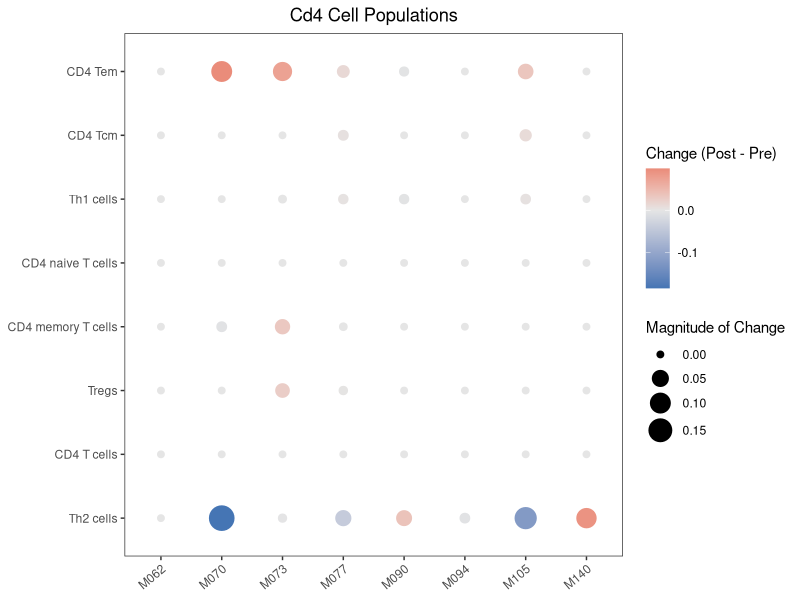
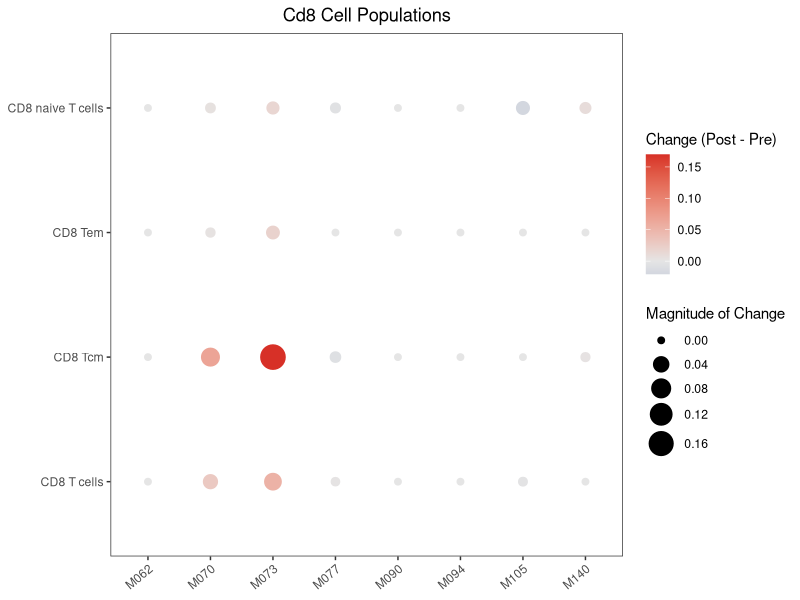
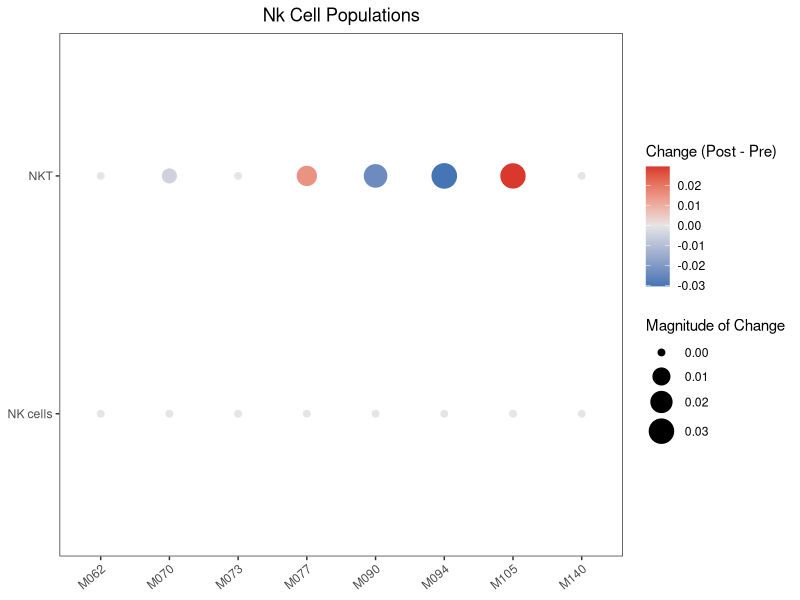
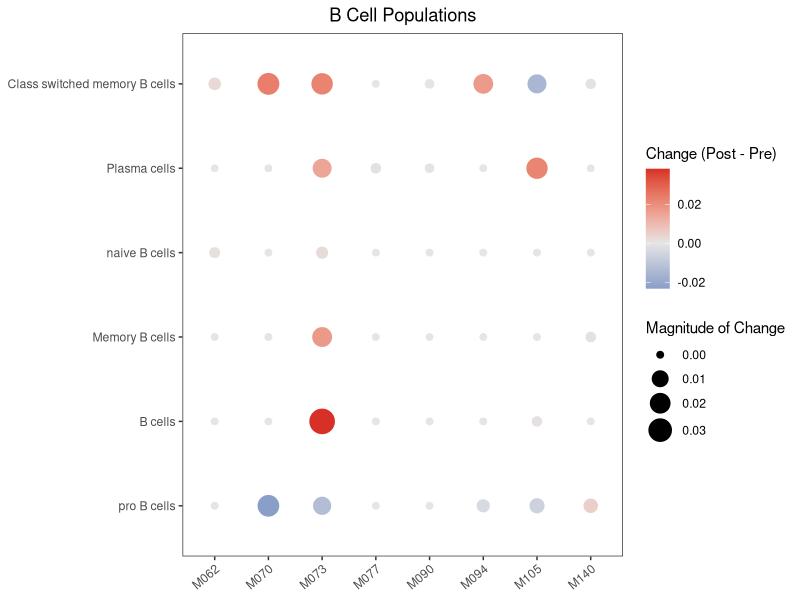
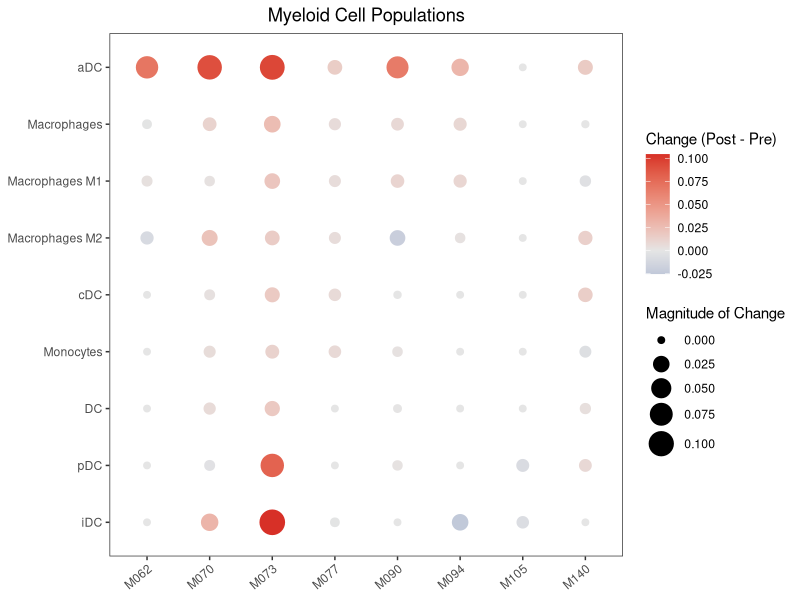
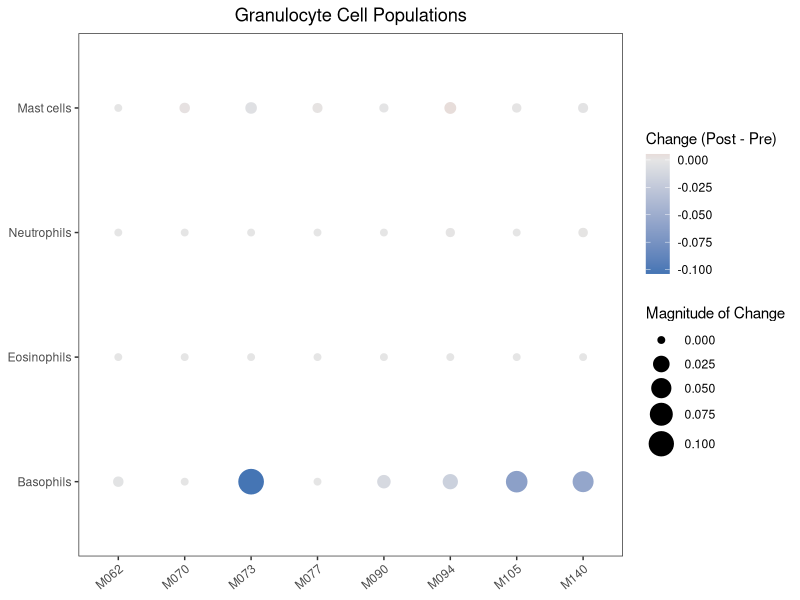
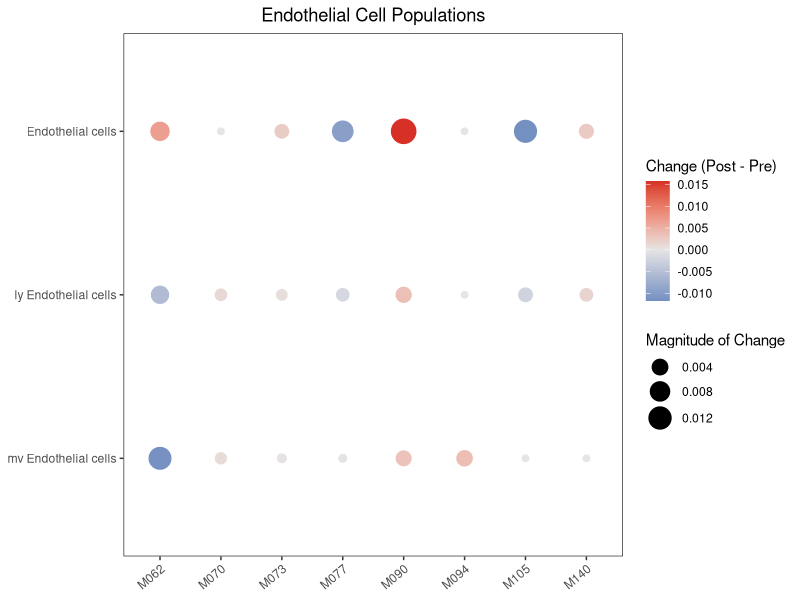
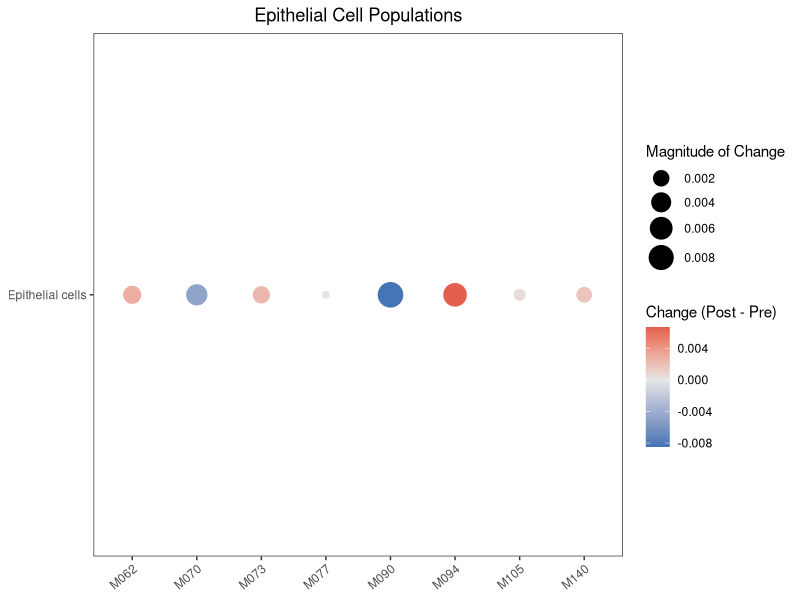

These charts were generated, in order, by the following R code:
# Load required libraries
library(ggplot2)
library(dplyr)
library(tidyr)
library(patchwork)  # For combining plots
library(readr)  # For read_csv
library(forcats)

# Function to clean column names
clean_colnames <- function(names) {
  # Replace any variation of naive with a standard form
  names <- gsub("na.*ve_B_cells", "naive_B_cells", names, perl = TRUE)
  names <- gsub("naïve_B_cells", "naive_B_cells", names)
  names <- gsub("nave_B_cells", "naive_B_cells", names)
  return(names)
}

# Read and process MIPRA data
mipra_xcell <- read.delim("deconvolution/xCell/MIPRA_xCell_results.txt", 
                         sep = "\t",
                         check.names = FALSE) %>%
  as.data.frame()
rownames(mipra_xcell) <- mipra_xcell$PatientID
mipra_xcell <- mipra_xcell[,-1]  # Remove PatientID column
colnames(mipra_xcell) <- clean_colnames(colnames(mipra_xcell))

# Print column names to check available cell types
print("Available cell types in MIPRA dataset:")
print(colnames(mipra_xcell))

## Define Cell Population Lists ##
cell_populations <- list(
  cd4 = c(
    "CD4_naive_T_cells", "CD4_memory_T_cells", "CD4_T_cells",
    "CD4_Tcm", "CD4_Tem", "Th1_cells", "Th2_cells", "Tregs"
  ),
  cd8 = c(
    "CD8_T_cells", "CD8_Tcm", "CD8_Tem", "CD8_naive_T_cells"
  ),
  nk = c(
    "NK_cells", "NKT"
  ),
  b = c(
    "B_cells", "naive_B_cells", "pro_B_cells", "Memory_B_cells",
    "Class_switched_memory_B_cells", "Plasma_cells"
  ),
  myeloid = c(
    "Monocytes", "Macrophages", "Macrophages_M1", "Macrophages_M2",
    "DC", "cDC", "pDC", "iDC", "aDC"
  ),
  granulocyte = c(
    "Neutrophils", "Basophils", "Eosinophils", "Mast_cells"
  ),
  endothelial = c(
    "Endothelial_cells", "ly_Endothelial_cells", "mv_Endothelial_cells"
  ),
  epithelial = c(
    "Epithelial_cells"
  ),
  stromal = c(
    "Fibroblasts", "MSC", "Pericytes"
  ),
  compiled = c(
    "ImmuneScore", "StromaScore", "MicroenvironmentScore"
  )
)

# Define patient samples
patient_samples <- list(
  M062 = list(pre = "M062B", post = "M062S"),
  M070 = list(pre = "M070B", post = "M070S"),
  M073 = list(pre = "M073B", post = "M073S"),
  M077 = list(pre = "M077B", post = "M077S"),
  M090 = list(pre = "M090B", post = "M090S"),
  M094 = list(pre = "M094B", post = "M094S"),
  M105 = list(pre = "M105B", post = "M105S"),
  M140 = list(pre = "M140B", post = "M140S")
)

# Prepare data for plotting
prepare_plot_data <- function(mipra_xcell, patient_samples) {
  tidy_data <- data.frame()
  
  for(patient in names(patient_samples)) {
    pre_sample <- patient_samples[[patient]]$pre
    post_sample <- patient_samples[[patient]]$post
    
    # Get pre and post data
    pre_data <- mipra_xcell[pre_sample, ] %>%
      as.data.frame() %>%
      pivot_longer(cols = everything(), 
                  names_to = "CellType", 
                  values_to = "Score") %>%
      mutate(TimePoint = "Pre", Patient = patient)
    
    post_data <- mipra_xcell[post_sample, ] %>%
      as.data.frame() %>%
      pivot_longer(cols = everything(), 
                  names_to = "CellType", 
                  values_to = "Score") %>%
      mutate(TimePoint = "Post", Patient = patient)
    
    tidy_data <- rbind(tidy_data, pre_data, post_data)
  }
  
  # Calculate delta as Post - Pre for each cell type and patient
  delta <- tidy_data %>%
    pivot_wider(names_from = TimePoint, values_from = Score) %>%
    mutate(Delta = Post - Pre) %>%  # Changed to Post - Pre
    select(Patient, CellType, Delta)
  
  post_data <- tidy_data %>%
    filter(TimePoint == "Post") %>%
    left_join(delta, by = c("Patient", "CellType"))
  
  return(post_data)
}

# Create dot plot
create_category_dotplot <- function(data, category_name, cell_populations) {
  category_data <- data %>%
    filter(CellType %in% cell_populations) %>%
    mutate(
      CellType = gsub("_", " ", CellType),
      Delta_magnitude = abs(Delta)  # Calculate absolute magnitude of change
    )
  
  ggplot(category_data, aes(Patient, fct_reorder(CellType, Delta))) +
    geom_point(aes(size = Delta_magnitude, colour = Delta)) +  # Size now shows magnitude of change
    scale_colour_gradient2(
      high = "#d73027",    # Red for increase (Post > Pre)
      mid = "grey90",      # Grey for no change
      low = "#4575b4",     # Blue for decrease (Post < Pre)
      midpoint = 0
    ) +
    scale_size_continuous(
      range = c(2, 8),
      name = "Magnitude of Change"
    ) +
    labs(
      title = paste(category_name, "Cell Populations"),
      colour = "Change (Post - Pre)"
    ) +
    theme_bw() +
    theme(
      axis.text.x = element_text(angle = 40, hjust = 1),
      axis.title.x = element_blank(),
      axis.title.y = element_blank(),
      plot.title = element_text(hjust = 0.5),
      panel.grid.major = element_blank(),
      panel.grid.minor = element_blank(),
      panel.spacing = unit(0, "lines"),
      legend.position = "right",
      legend.box = "vertical"
    )
}

# Prepare data
plot_data <- prepare_plot_data(mipra_xcell, patient_samples)

# Define plot dimensions
plot_dimensions <- list(
  cd4 = c(10, 6),
  cd8 = c(10, 4),
  nk = c(10, 3),
  b = c(10, 5),
  myeloid = c(10, 7),
  granulocyte = c(10, 4),
  endothelial = c(10, 3),
  epithelial = c(10, 3),
  stromal = c(10, 3),
  compiled = c(10, 3)
)

# Generate and save plots
for(category in names(cell_populations)) {
  plot <- create_category_dotplot(
    plot_data, 
    paste(toupper(substr(category, 1, 1)), substr(category, 2, nchar(category)), sep=""),
    cell_populations[[category]]
  )
  
  ggsave(
    filename = paste0("deconvolution/xCell/plots/MIPRA_", category, "_dotplot.pdf"),
    plot = plot,
    width = plot_dimensions[[category]][1],
    height = plot_dimensions[[category]][2],
    units = "in",
    dpi = 300
  )
}